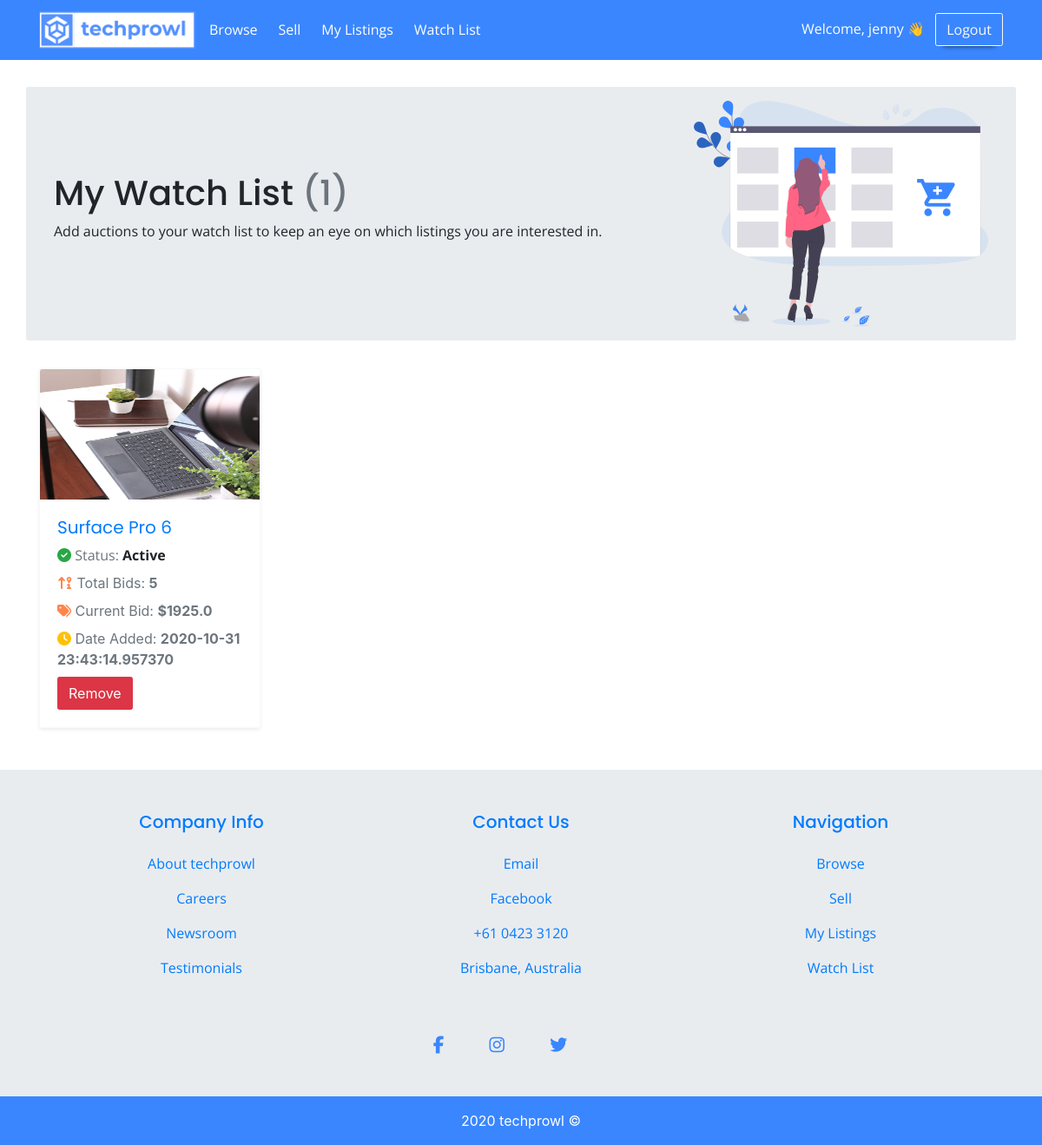
The app's page /listings/watchlist (signed in) with its own data.
### auction/models.py (models this page shows, shortened)
class User(db.Model, UserMixin):
    __tablename__ = 'users'
    id = db.Column(db.Integer, primary_key=True)
    name = db.Column(db.String(100), index=True, unique=True, nullable=False)
    email_id = db.Column(db.String(100), index=True, nullable=False)
    contact_num = db.Column(db.String(15), index=True, nullable=False)
    address = db.Column(db.String(100), index=True, nullable=False)
    password_hash = db.Column(db.String(255), nullable=False)
    reviews = db.relationship('Review', backref = 'user')

class WatchListItem(db.Model):
    __tablename__ = 'watchlistitems'
    id = db.Column(db.Integer, primary_key=True)
    date_added = db.Column(db.DateTime, default = datetime.now())
    user_id = db.Column(db.Integer, db.ForeignKey('users.id'))
    listing_id = db.Column(db.Integer, db.ForeignKey('listings.id'))

class Listing(db.Model):
    __tablename__ = 'listings'
    id = db.Column(db.Integer, primary_key = True)
    title = db.Column(db.String(80), nullable = False)
    starting_bid = db.Column(db.Float, nullable = False)
    current_bid = db.Column(db.Float, nullable = False)
    total_bids = db.Column(db.Integer, nullable = False)
    brand = db.Column(db.String(20), nullable = False)
    cpu = db.Column(db.String(10), nullable = False)
    ram_gb = db.Column(db.String(10), nullable = False)
    storage_gb = db.Column(db.String(10), nullable = False)
    description = db.Column(db.String(200), nullable = False)
    condition = db.Column(db.String(10), nullable = False)
    status = db.Column(db.String(10), nullable = False)
    image_url = db.Column(db.String(400), nullable = False)
    end_date = db.Column(db.DateTime, nullable = False)
    seller = db.Column(db.String(15), nullable = False)
    reviews = db.relationship('Review', backref='listingreviews')
    bids = db.relationship('Bid', backref='listingbids')

### auction/listings.py (the view)
@listingbp.route('/watchlist', methods=['GET', 'POST'])
@login_required
def watchlist():
    watchListItems = WatchListItem.query.filter_by(user_id = current_user.id).all()
    allListings = Listing.query.filter_by(status='Active').all()
    watchlistlistings = []
    for watchlistitem in watchListItems:
      for listing in allListings:
        if watchlistitem.listing_id == listing.id:
          watchlistlistings.append(listing)
    watchListCount = WatchListItem.query.filter_by(user_id=current_user.id).count()
    return render_template('listings/watchlist.html', watchlistlistings=watchlistlistings,
     watchlistcount="({0})".format(watchListCount), watchlistitems=watchListItems)

### auction/templates/listings/watchlist.html
{% extends 'base.html' %}
{% block content %}
<main style="margin-top: 100px;">
    <div class="container jumbotron mt-4 pt-3 pb-3" style>
        <div class="row align-items-center">
          <div class="col-md-8 text-center text-md-left">
            <h1 class="responsive-heading">My Watch List <span class="text-muted">{{ watchlistcount }}</span></h1>
            <p>Add auctions to your watch list to keep an eye on which listings you are interested in.</p>
          </div>
          <div class="col-md-4">
            <img class="img-fluid" src="{{url_for('static', filename='img/watchlist.svg')}}">
          </div>
        </div>
    </div>
    <section>
      <div class="container">
        <div class="row mb-4">
          {% for listing in watchlistlistings %}
            {% for item in watchlistitems %}
              {% if item.listing_id == listing.id %}
              <div class="col-md-6 col-lg-3">
                <div class="card shadow-sm border-light mb-4 listing-card">
                  <a href="{{url_for('listing.showlisting', id=listing.id)}}" class="position-relative">
                    <img src="{{ listing.image_url }}" class="card-img-top" alt="image"> </a>
                  <div class="card-body">
                    <a href="{{url_for('listing.showlisting', id=listing.id)}}">
                      <h5 class="font-weight-normal">{{ listing.title }}</h5>
                    </a>
                    <p class="d-block mb-2"><i class="fas fa-check-circle text-success"></i><span class="text-muted">
                      Status:</span><strong> {{listing.status}}</strong></p>
                    <div class="d-block">
                      <span class="text-muted font-small d-block mb-2"><i
                          class="fas fa-sort-numeric-up-alt orange-icon"></i> Total Bids:
                        <strong>{{ listing.total_bids }}</strong></span>
                    </div>
                    <div class="d-block">
                      <span class="text-muted font-small d-block mb-2"><i class="fas fa-tags orange-icon"></i> Current Bid:
                        <strong>${{ listing.current_bid }}</strong></span>
                    </div>
                    <div class="d-block">
                      <span class="text-muted font-small d-block mb-2"><i class="fas fa-clock text-warning"></i> Date Added:
                        <strong>{{ item.date_added }}</strong></span>
                    </div>
                    <form class="d-inline" action="{{url_for('listing.remove_watchlist', listing=listing.id)}}" method="POST">
                      <button class="btn btn-danger" type="submit"> Remove</button>
                    </form>
                  </div>
                </div>
              </div>
              {% endif %}
            {% endfor %}
          {% endfor %}
        </div>
      </div>
  </section>
</main>
{% endblock %}

### auction/templates/base.html (shortened to what this page needs)
<!doctype html>
<html lang="en">
<head>
  <link rel="stylesheet" href="https://stackpath.bootstrapcdn.com/bootstrap/4.5.2/css/bootstrap.min.css"
>
  <link rel="stylesheet" href="{{ url_for('static', filename='css/styles.css')}}">
</head>
<body>
  <header style="margin-top: 100px">
    <nav class="navbar navbar-expand-lg navbar-dark fixed-top blue-background">
      <div class="container">
        <div class="navbar-header">
          <a class="navbar-brand" href="{{url_for('main.index')}}"><img src="{{ url_for('static', filename='img/logo.png')}}" alt="logo" width="180px"></a>
        </div>
        <div class="collapse navbar-collapse" id="navbarResponsive">
          <ul class="navbar-nav">
            <li class="nav-item active mr-lg-4 nav-item-collapse">
              <a class="navbar-link text-white" href="{{url_for('main.index')}}">Browse</a>
            </li>
            <li class="nav-item mr-lg-4 nav-item-collapse">
              <a class="navbar-link text-white" href="{{url_for('listing.createlisting')}}">Sell</a>
            </li>
            <li class="nav-item mr-lg-4 nav-item-collapse">
              <a class="navbar-link text-white" href="{{url_for('listing.mylistings')}}">My Listings</a>
            </li>
            <li class="nav-item mr-lg-4 nav-item-collapse">
              <a class="navbar-link text-white" href="{{url_for('listing.watchlist')}}">Watch List</a>
            </li>
          </ul>
          <div class="ml-auto">
            {% if current_user.is_authenticated %}
                <p class="text-white mr-2 welcome-msg">Welcome, {{current_user.name}} 👋</p>
                <a href="{{url_for('authentication.logout')}}" class="btn btn-outline-light btn-sm-block btn-login">Logout</a>
            {% else %}
                <a href="{{url_for('authentication.login')}}" class="btn btn-outline-light btn-sm-block btn-login">Login</a>
                <a href="{{url_for('authentication.register')}}" class="btn btn-light btn-sm-block btn-sign-up">Sign Up</a>
            {% endif %}
          </div>
        </div>
      </div>
    </nav>
  </header>
  {% block content %}
  {% endblock %}
  <footer class="mt-4">
    <div class="footer-links p-3 p-sm-5 p-md-5 p-lg-5">
      <div class="container text-center">
        <div class="row">
          <div class="col-4">
            <h5 class="footer-heading text-primary mb-4">Company Info</h5>
            <p><a href="#">About techprowl</a></p>
            <p><a href="#">Careers</a></p>
            <p><a href="#">Newsroom</a></p>
            <p><a href="#">Testimonials</a></p>
          </div>
          <div class="col-4">
            <h5 class="footer-heading text-primary mb-4">Contact Us</h5>
            <p><a href="#">Email</a></p>
            <p><a href="#">Facebook</a></p>
            <p><a href="#">+61 0423 3120</a></p>
            <p><a href="#">Brisbane, Australia</a></p>
          </div>
          <div class="col-4">
            <h5 class="footer-heading text-primary mb-4">Navigation</h5>
            <p><a href="{{url_for('main.index')}}">Browse</a></p>
            <p><a href="{{url_for('listing.createlisting')}}">Sell</a></p>
            <p><a href="{{url_for('listing.mylistings')}}">My Listings</a></p>
            <p><a href="{{url_for('listing.watchlist')}}">Watch List</a></p>
          </div>
        </div>
      </div>
      <div class="row text-center pt-5">
        <div class="col-md-12">
          <div>
            <a href="#" class="fb-ic social-icon">
              <i class="fab fa-facebook-f fa-lg white-text mr-md-5 mr-3 fa-2x blue-text"></i>
            </a>
            <a href="#" class="ins-ic social-icon">
              <i class="fab fa-instagram fa-lg white-text mr-md-5 mr-3 fa-2x blue-text"></i>
            </a>
            <a href="#" class="li-ic social-icon">
              <i class="fab fa-twitter fa-lg white-text mr-md-5 mr-3 fa-2x blue-text"></i>
            </a>
          </div>
        </div>
      </div>
    </div>
    <div class="blue-background text-center py-3 text-white">
      2020 techprowl &copy;
    </div>
  </footer>
</body>
</html>

### auction/static/css/styles.css (style rules this page uses)
h1, h2, h3, h4, h5, .navbar { font-family: 'Poppins', sans-serif; }
p, a { font-family: "Open Sans", sans-serif; }
.btn, .jumbotron, .card, .form-control, .navbar-toggler, .dropdown-menu { border-radius: 0.15rem; }
.welcome-msg { display: inline; }
.card-img-top { border-top-left-radius: 0.15rem; border-top-right-radius: 0.15rem; height: 150px; }
.btn-login, .btn-sign-up { transition: transform ease-out 0.3s, -webkit-transform ease-out 0.3s; box-shadow: 0 8px 6px -9px black; }
.blue-background { background-color: #3a86ff; }
.blue-text { color: #3a86ff; }
.orange-icon { color: #ff854b; }
.footer-links { background: #e9ecef; }

### records on screen
User: name "jenny"
Listing: title "Surface Pro 6", status "Active", total_bids "5", current_bid "1925.0"
WatchListItem: image_url (picture), date_added "2020-10-31 23:43:14.957370"

### other values on screen
{{ watchlistcount }} "(1)"
